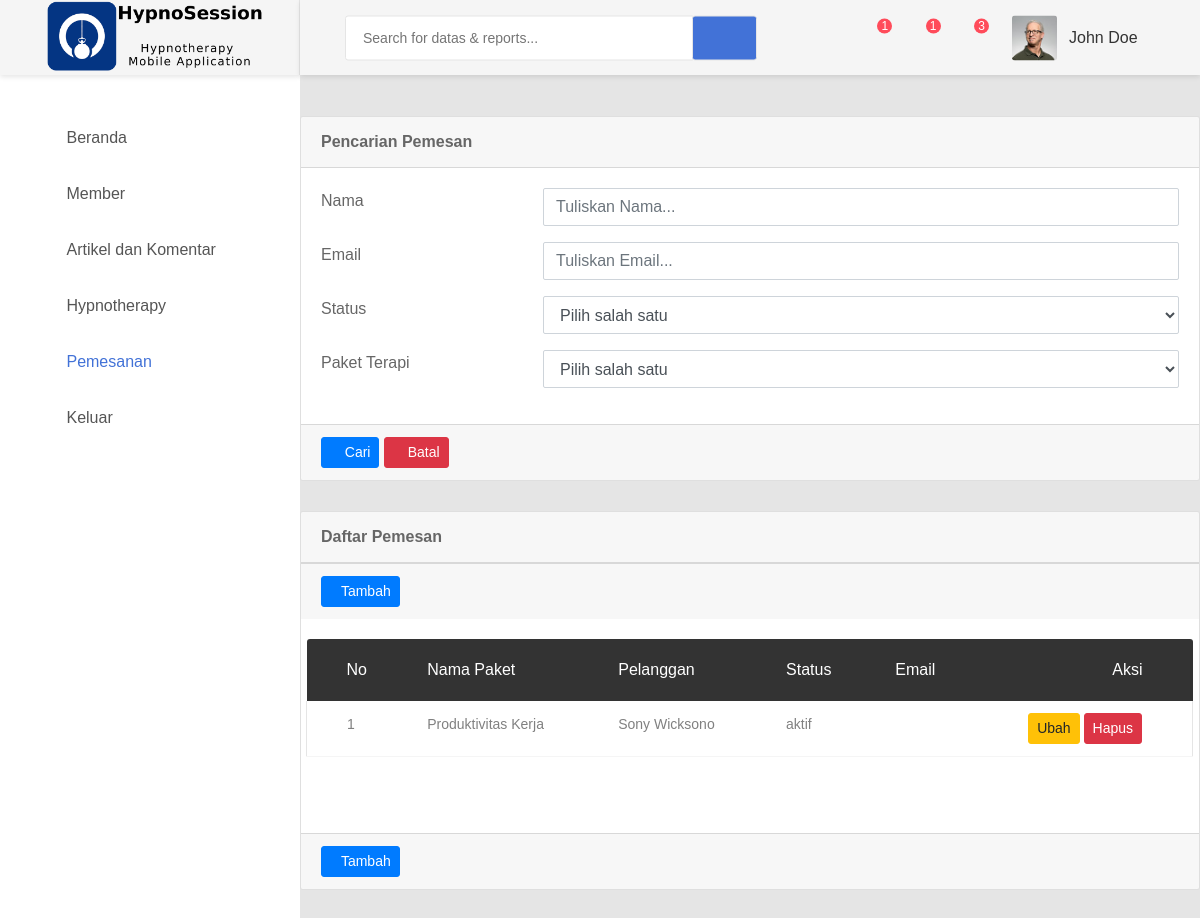
Page /order/ on the earlier database version.
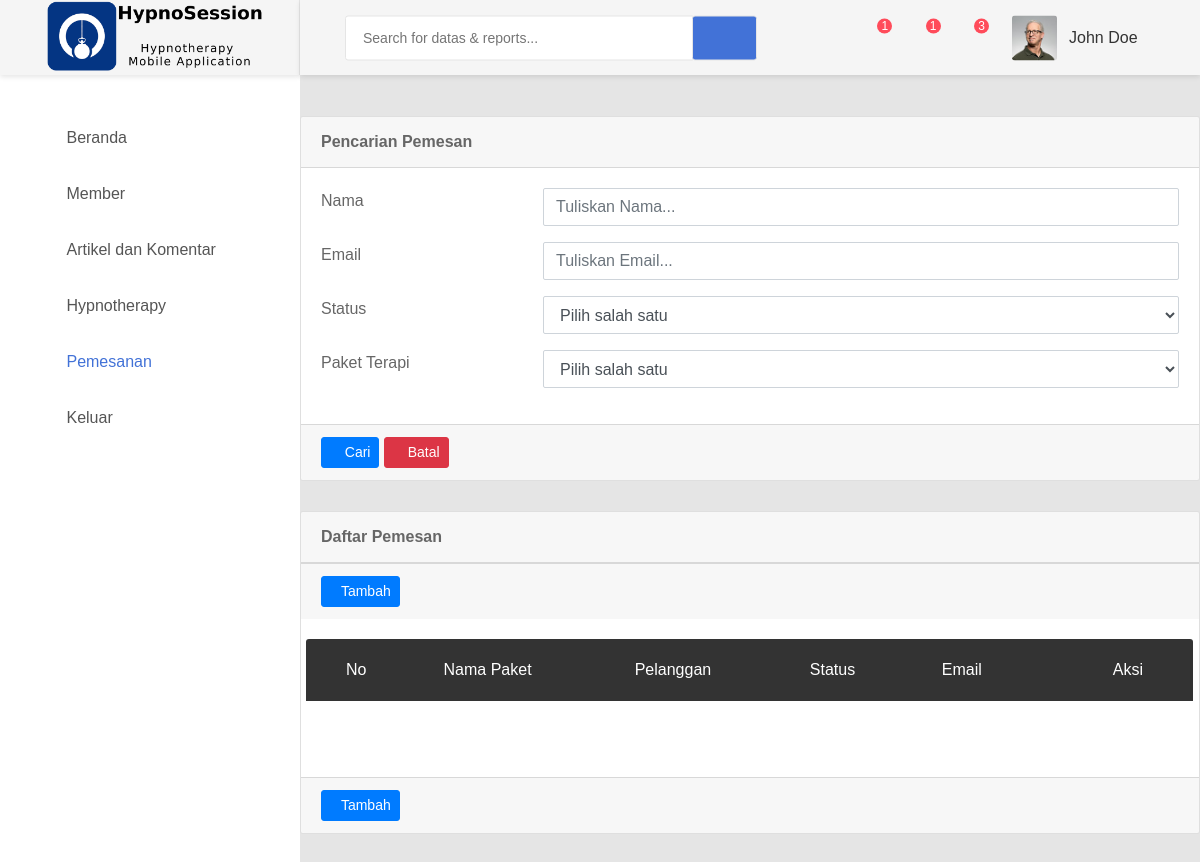
Same page on the later database version.
### order/models.py (models this page shows)
class Order(models.Model):
    pesan = models.DateTimeField(auto_now_add=True)
    bukti_path = models.TextField()
    tanggal_bayar = models.DateTimeField()
    rek_pemesan = models.CharField(max_length=100)
    bank_pemesan = models.CharField(max_length=100)
    an_pemesan = models.CharField(max_length=100)
    rek_tujuan = models.CharField(max_length=100)
    bank_tujuan = models.CharField(max_length=100)
    jumlah = models.IntegerField()
    member = models.ForeignKey(
        Akun, related_name='order', on_delete=models.CASCADE)
    paket_terapi = models.ForeignKey(
        PaketTerapi, related_name='order', on_delete=models.CASCADE)
    class DaftarStatus(models.TextChoices):
        KONFIRMASI = text('konfirmasi')
        PESAN = text('pesan')
        AKTIF = text('aktif')
    class Meta:
        db_table = 'order'
    status = models.CharField(max_length=12,
                              choices=DaftarStatus.choices, default=DaftarStatus.PESAN)

### hypno/models.py (models this page shows, shortened)
class PaketTerapi(models.Model):
    ikon_src = models.TextField(null=True)
    nama = models.CharField(max_length=100)
    deskripsi = models.TextField()
    harga = models.IntegerField()
    aktif = models.BooleanField()
    mulai = models.DateField()
    akhir = models.DateField()
    publikasi = models.DateTimeField(auto_now_add=True)
    update = models.DateTimeField(auto_now=True)
    class Meta:
        db_table = 'paket_terapi'

### akun/models.py (models this page shows, shortened)
class Akun(models.Model):
    nama = models.CharField(max_length=30, null=True)
    jenis_kelamin = models.BooleanField(null=True)
    kota_domisili = models.CharField(max_length=30, null=True)
    alamat = models.CharField(max_length=100, null=True)
    tanggal_lahir = models.DateField(null=True)
    tempat_lahir = models.CharField(max_length=30, null=True)
    foto_src = models.TextField(null=True)
    no_telepon = models.CharField(max_length=16, null=True)
    email = models.EmailField()
    password = models.TextField(null=True)
    aktif = models.BooleanField(default=True)
    registrasi = models.DateTimeField(auto_now_add=True)
    aktivasi = models.DateTimeField(auto_now_add=True)
    update = models.DateTimeField(auto_now=True)
    verification_code = models.IntegerField(default=0)
    verification = models.BooleanField(default=False)
    class DaftarStatus(models.TextChoices):
        ADMIN = text('admin')
        STAF = text('staf')
        MEMBER = text('member')
    class Meta:
        db_table = 'akun'
    status = models.CharField(max_length=6,
                              choices=DaftarStatus.choices, default=DaftarStatus.MEMBER)

### order/views.py (the view)
# urls.py: path('', views.index, name='index'),
def index(request):
    order = Order.objects.all()
    context = {
        'order': order,
        'view': 'order',
        'title': 'Pemesanan Paket',
    }
    return render(request, 'order/index.html', context)

### order/templates/order/index.html (shortened to what the changed rows need)
{% extends "base.html" %}
{% block content %}
<div class="card">
    <div class="card-body card-block">
        <div class="row form-group">
            <div class="table-responsive m-b-40">
                <table class="table table-borderless table-data3">
                    <thead>
                        <tr>
                            <th>No</th>
                            <th>Nama Paket</th>
                            <th>Pelanggan</th>
                            <th>Status</th>
                            <th>Email</th>
                            <th>Aksi</th>
                        </tr>
                    </thead>
                    <tbody>
                        {% for or in order %}
                        <tr>
                            <td>{{ forloop.counter }}</td>
                            <td>{{ or.paket_terapi.nama }}</td>
                            <td>{{ or.member.nama }}</td>
                            <td>{{ or.status }}</td>
                            <td>{{ or.email }}</td>
                            <td>
                                <a class="btn btn-warning btn-sm" href="/order/edit/{{ or.id }}" role="button">Ubah</a>
                               <button type="button" class="btn btn-danger btn-sm" id="btn-delete-{{or.id}}"
                                    data-toggle="modal" data-target="#deletemodal">
                                    Hapus
                                </button>
                            </td>
                        </tr>
                        {% endfor %}
                    </tbody>
                </table>
            </div>
        </div>
    </div>
</div>
{% endblock %}

Differences in the rows shown:
removed Order: paket_terapi.nama "Produktivitas Kerja", member.nama "Sony Wicksono", status "aktif"
